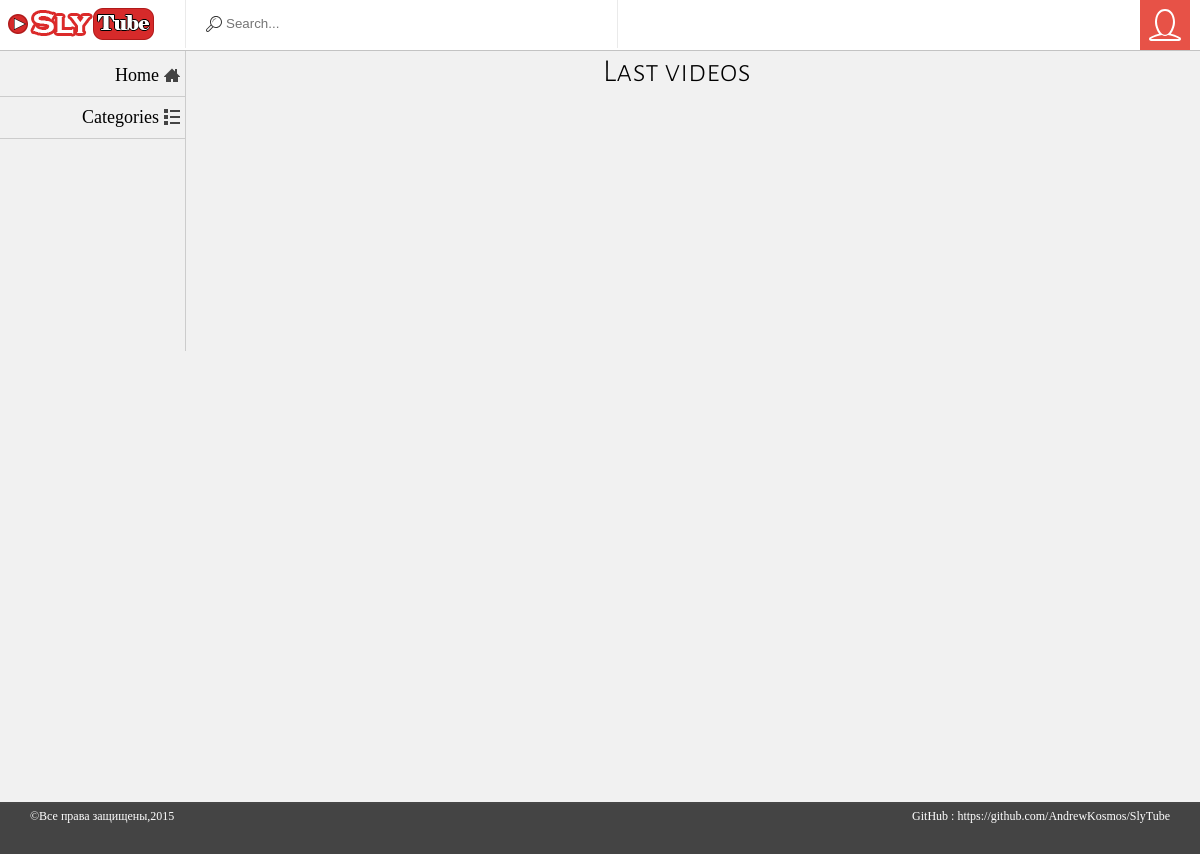
Before: / with the older database file.
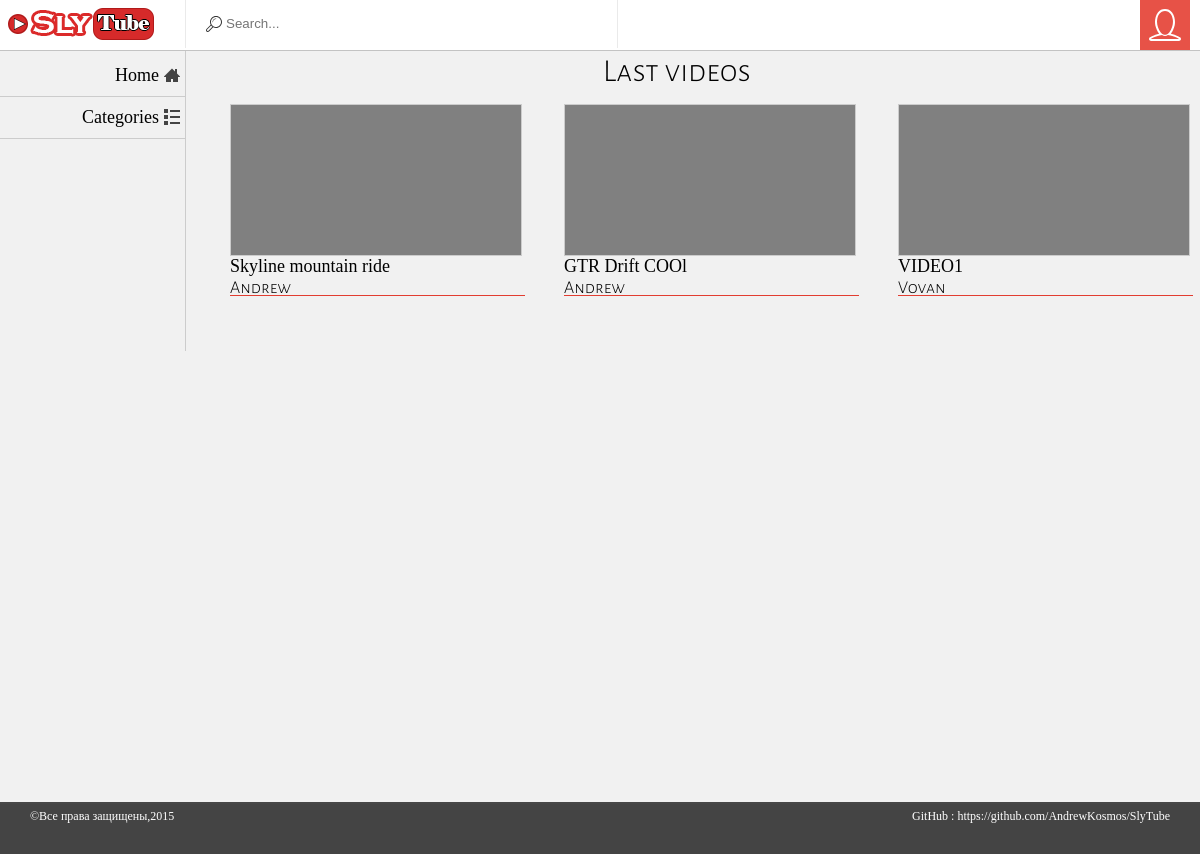
After: the same page with the newer database file.
### tables this page shows
CREATE TABLE IF NOT EXISTS `videos` (
  `ID` int(10) unsigned NOT NULL AUTO_INCREMENT,
  `Name` varchar(250) NOT NULL,
  `Description` varchar(250) DEFAULT NULL,
  `Path` varchar(250) NOT NULL,
  `userID` int(10) unsigned NOT NULL,
  PRIMARY KEY (`ID`),
  UNIQUE KEY `Name` (`Name`)
);

CREATE TABLE IF NOT EXISTS `users` (
  `ID` int(10) unsigned NOT NULL AUTO_INCREMENT,
  `Login` varchar(250) NOT NULL,
  `Password` varchar(250) NOT NULL,
  `Mail` varchar(250) DEFAULT NULL,
  `Avatar` varchar(250) DEFAULT NULL,
  `salt` varchar(100) NOT NULL,
  PRIMARY KEY (`ID`),
  UNIQUE KEY `Login` (`Login`)
);

### site_logic.php (called while the page is built, shortened)
<?php
    class user{
        public static function isAuthorized()
        {
            return false;
        }
    }
?>

### index.php (the view, shortened to what this page needs)
<!DOCTYPE html>
<html lang="en">
<head>
    <link rel="stylesheet" href="stylesheets/style.css">
    <link rel="stylesheet" href="stylesheets/video-js.css">
    <link rel="stylesheet" href="stylesheets/upload.css">
</head>
<body>
    <div class="wrap">
       <?php include("header.php"); ?>
        <?php include("sidebar.php"); ?>
        <div class="cont" id="mainContent">
            <p>Last videos</p>
            <?php
                $dbh = connectDB();
                $query = "select Name,Login from videos join users on videos.userID = users.ID order by videos.ID DESC limit 10";
                $q = $dbh->prepare($query);
                $q->execute();
                while($row = $q->fetch(PDO::FETCH_ASSOC))
                {
                    ?>
                        <div class="vid_prev">
                            <div class="pic"></div>
                            <a class="v_name"><?php echo $row['Name'];  ?></a>
                            <p id="v_user"><?php echo $row['Login'] ?></p>
                        </div>
                    <?php
                }
            ?>
        </div>
        <?php include("footer.php"); ?>
    </div>
</body>
</html>

### header.php (shortened to what this page needs)
<?php
    include("site_logic.php");
?>
<!DOCTYPE html>
<html lang="en">
<head>
</head>
<body>
    <div class="header">
           <div class="logo"></div>
            <div class="searching">
                <input class="search_input" type="text" placeholder="Search...">
            </div>
            <?php
                $sost = user::isAuthorized();
                if(!$sost)
                {
                    ?>
                    <div class="nondefined-user" onclick="showWin();">
                        <div id="nondef-user-icon" onclick="showWin();"></div>
                    </div>
                    <?php
                }
            ?>
        </div>
</body>
</html>

### sidebar.php (shortened to what this page needs)
<!DOCTYPE html>
<html lang="en">
<head>
</head>
<body>
    <div class="side">
            <ul>
                <li><a href="index.php" class="menu-ref home">Home</a></li>
                <li><a class="menu-ref categ" onclick="">Categories</a></li>
            </ul>
        </div>
</body>
</html>

### footer.php (shortened to what this page needs)
<!DOCTYPE html>
<html lang="en">
<head>
</head>
<body>
    <div class="footer">
            <p>©Все права защищены,2015</p>
            <span>GitHub : https://github.com/AndrewKosmos/SlyTube</span>
    </div>
</body>
</html>

### stylesheets/style.css (style rules this page uses)
a, a:link, a:visited, a:hover, a:active { text-decoration: none; }
* { margin: 0; padding: 0; }
html { height: 100%; }
.wrap { max-width: 90em; margin-left: auto; margin-right: auto; height: 100%; }
.wrap:after { content: " "; display: block; clear: both; }
body { background-color: #f1f1f1; margin: 0; height: 100%; }
.header { width: 100%; float: left; margin-left: 0; margin-right: 0; height: 50px; background-color: #ffffff; border-bottom: 1px solid #c3c3c3; }
.logo { height: 50px; margin-left: 5px; background-image: url("../images/site_logo.png"); background-repeat: no-repeat; width: 150px; display: inline-block; }
.searching { position: absolute; display: inline-block; margin-left: 30px; width: 32.58427%; float: left; margin-right: 1.1236%; height: 50px; }
.search_input { width: 100%; height: 95%; border: 0px; border-left: 1px solid #eaeaea; border-right: 1px solid #eaeaea; background: url("../images/icons/search.svg") no-repeat 20px 50%; padding-left: 40px; color: #A9ABBE; }
.nondefined-user { cursor: pointer; display: inline-block; float: right; margin-right: 10px; width: 50px; height: 50px; background-color: #E75247; }
#nondef-user-icon { cursor: pointer; width: 32px; height: 32px; display: inline-block; margin-left: 18%; margin-top: 18%; background: url("../images/icons/user.svg") no-repeat; }
.side { display: inline-block; width: 185px; height: 300px; border-right: 1px solid #cccccc; }
.side ul { margin: 0; padding: 0; margin-top: 5px; }
.side ul li { list-style: none; height: 25px; margin-bottom: 1px; border-bottom: 1px solid #cccccc; padding-top: 15px; border-right: 0; transition: border-right 0.2s ease-in-out; }
.side ul li a { cursor: pointer; margin-top: -16px; float: right; width: 100%; text-align: right; padding-bottom: 9px; padding-top: 10px; color: black; font-family: ProximaNova-Light; font-size: 18px; }
.side ul li a:after { position: relative; margin-left: 5px; margin-right: 5px; }
.home:after { content: url("../images/icons/home.svg"); top: 2px; }
.categ:after { content: url("../images/icons/list.svg"); top: 2px; }
.cont { width: 83.14607%; float: left; margin-right: 1.1236%; min-height: 100%; width: 85%; margin-left: 195px; margin-top: -303px; }
.footer { display: inline-block; width: 100%; float: left; margin-left: 0; margin-right: 0; }
#mainContent p { display: block; font-size: 32px; font-family: alegreyasanssc-light; margin-left: 40%; height: 32px; }
.footer { width: 100%; height: 50px; margin-top: -50px; border-top: 2px solid #474747; background-color: #444444; }
.footer p, .footer span { color: white; font-size: 12px; }
.footer p { margin-left: 30px; margin-top: 5px; }
.footer span { float: right; margin-top: -15px; margin-right: 30px; }
.vid_prev { width: 300px; height: 200px; display: inline-block; margin-top: 20px; margin-left: 30px; }
.vid_prev .pic { background-color: #eaeaea; border: 1px solid #cccccc; width: 290px; height: 150px; margin-left: 5px; background-color: gray; }
.vid_prev .v_name, .vid_prev #v_user { font-size: 18px; margin-left: 5px; height: 18px; }
.vid_prev .v_name { outline: none; cursor: pointer; color: black; }
.vid_prev #v_user { border-bottom: 1px solid #E23D31; }

Changed rows visible on the page:
added videos: Name "Skyline mountain ride", userID.Login "Andrew"
added videos: Name "GTR Drift COOl", userID.Login "Andrew"
added videos: Name "VIDEO1", userID.Login "Vovan"
